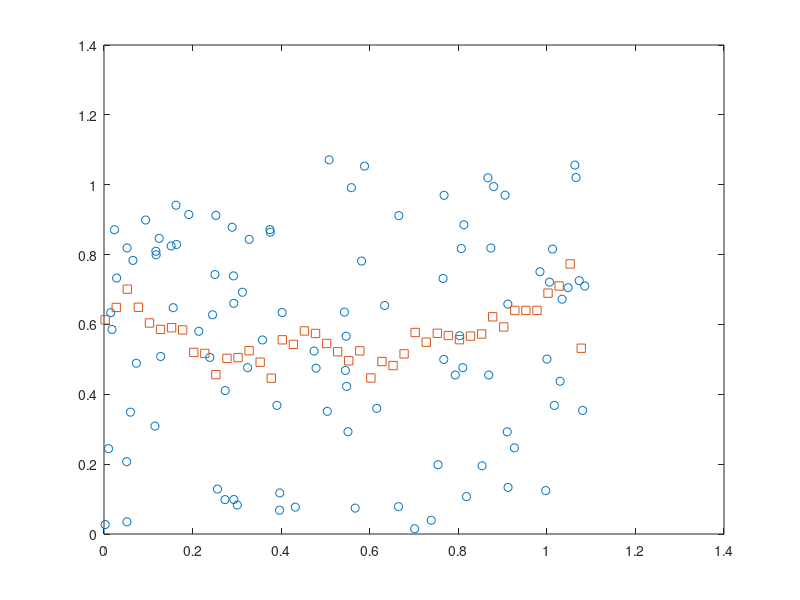

Reproduce this figure in MATLAB.
%moving window averaging
clear; clf
xy = 1.1123*rand(100,2);
x = xy(:,1);
y = xy(:,2);
window = 0.2;
step   = 0.025;
newx = [min(x): step : max(x)];
left = newx(1);
for i = 1:length(newx)
    right = left + window;
    cut = y(find((x>=left) & (x<right)));
    newy(i) = mean(cut);
    left = left + step;
end
figure(1)
plot(x, y, 'o');
hold on
plot(newx, newy, 's');